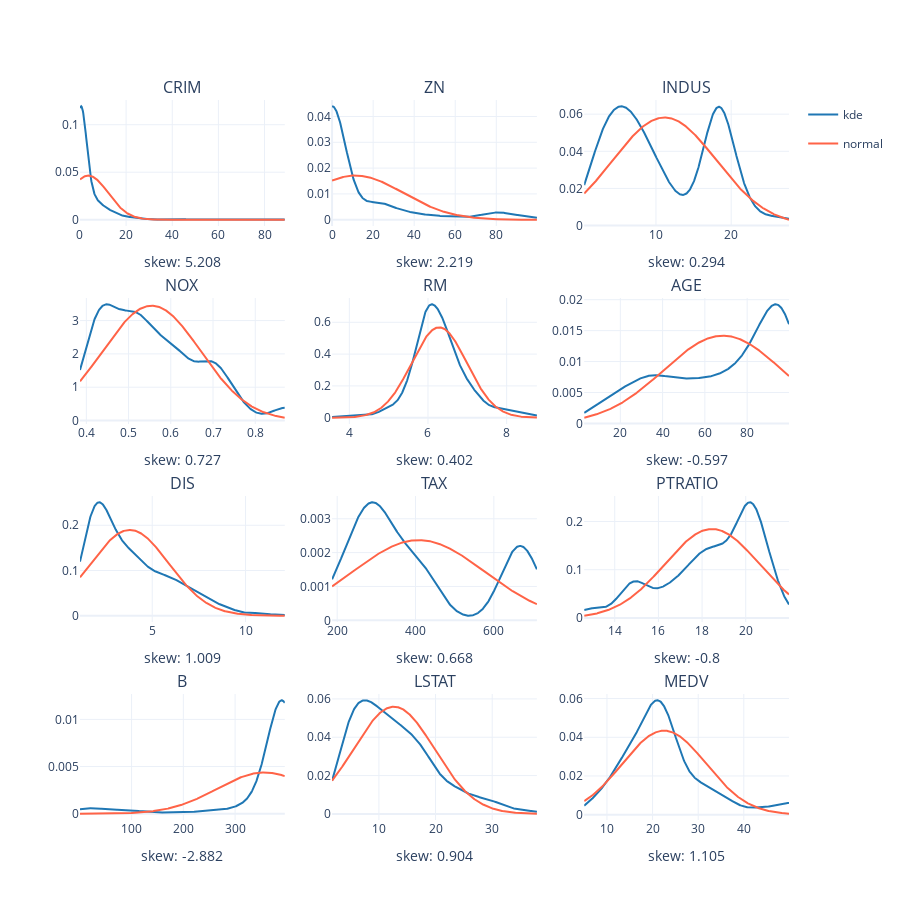

This figure's notebook cell:
### Markdown cell above
### Numerical Features Distributions

### Code cell
plots_kde(df, NUM_COLS, 3, v_space=0.1, height=900)

### Figure 1 — Plotly figure (JSON) as saved in the notebook; plotly's stock layout.template omitted (floating-point values rounded to 4 significant figures; data arrays with more than 128 entries replaced by an {"elided": "..."} marker saying what was removed)
{"data": [{"legendgroup": "kde", "marker": {"color": "rgb(31, 119, 180)"}, "mode": "lines", "name": "kde", "showlegend": true, "type": "scatter", "x": {"elided": "500 float values"}, "xaxis": "x", "y": {"elided": "500 float values"}, "yaxis": "y"}, {"legendgroup": "normal", "marker": {"color": "tomato"}, "mode": "lines", "name": "normal", "showlegend": true, "type": "scatter", "x": {"elided": "500 float values"}, "xaxis": "x", "y": {"elided": "500 float values"}, "yaxis": "y"}, {"legendgroup": "kde", "marker": {"color": "rgb(31, 119, 180)"}, "mode": "lines", "name": "kde", "showlegend": false, "type": "scatter", "x": {"elided": "500 float values"}, "xaxis": "x2", "y": {"elided": "500 float values"}, "yaxis": "y2"}, {"legendgroup": "normal", "marker": {"color": "tomato"}, "mode": "lines", "name": "normal", "showlegend": false, "type": "scatter", "x": {"elided": "500 float values"}, "xaxis": "x2", "y": {"elided": "500 float values"}, "yaxis": "y2"}, {"legendgroup": "kde", "marker": {"color": "rgb(31, 119, 180)"}, "mode": "lines", "name": "kde", "showlegend": false, "type": "scatter", "x": {"elided": "500 float values"}, "xaxis": "x3", "y": {"elided": "500 float values"}, "yaxis": "y3"}, {"legendgroup": "normal", "marker": {"color": "tomato"}, "mode": "lines", "name": "normal", "showlegend": false, "type": "scatter", "x": {"elided": "500 float values"}, "xaxis": "x3", "y": {"elided": "500 float values"}, "yaxis": "y3"}, {"legendgroup": "kde", "marker": {"color": "rgb(31, 119, 180)"}, "mode": "lines", "name": "kde", "showlegend": false, "type": "scatter", "x": {"elided": "500 float values"}, "xaxis": "x4", "y": {"elided": "500 float values"}, "yaxis": "y4"}, {"legendgroup": "normal", "marker": {"color": "tomato"}, "mode": "lines", "name": "normal", "showlegend": false, "type": "scatter", "x": {"elided": "500 float values"}, "xaxis": "x4", "y": {"elided": "500 float values"}, "yaxis": "y4"}, {"legendgroup": "kde", "marker": {"color": "rgb(31, 119, 180)"}, "mode": "lines", "name": "kde", "showlegend": false, "type": "scatter", "x": {"elided": "500 float values"}, "xaxis": "x5", "y": {"elided": "500 float values"}, "yaxis": "y5"}, {"legendgroup": "normal", "marker": {"color": "tomato"}, "mode": "lines", "name": "normal", "showlegend": false, "type": "scatter", "x": {"elided": "500 float values"}, "xaxis": "x5", "y": {"elided": "500 float values"}, "yaxis": "y5"}, {"legendgroup": "kde", "marker": {"color": "rgb(31, 119, 180)"}, "mode": "lines", "name": "kde", "showlegend": false, "type": "scatter", "x": {"elided": "500 float values"}, "xaxis": "x6", "y": {"elided": "500 float values"}, "yaxis": "y6"}, {"legendgroup": "normal", "marker": {"color": "tomato"}, "mode": "lines", "name": "normal", "showlegend": false, "type": "scatter", "x": {"elided": "500 float values"}, "xaxis": "x6", "y": {"elided": "500 float values"}, "yaxis": "y6"}, {"legendgroup": "kde", "marker": {"color": "rgb(31, 119, 180)"}, "mode": "lines", "name": "kde", "showlegend": false, "type": "scatter", "x": {"elided": "500 float values"}, "xaxis": "x7", "y": {"elided": "500 float values"}, "yaxis": "y7"}, {"legendgroup": "normal", "marker": {"color": "tomato"}, "mode": "lines", "name": "normal", "showlegend": false, "type": "scatter", "x": {"elided": "500 float values"}, "xaxis": "x7", "y": {"elided": "500 float values"}, "yaxis": "y7"}, {"legendgroup": "kde", "marker": {"color": "rgb(31, 119, 180)"}, "mode": "lines", "name": "kde", "showlegend": false, "type": "scatter", "x": {"elided": "500 float values"}, "xaxis": "x8", "y": {"elided": "500 float values"}, "yaxis": "y8"}, {"legendgroup": "normal", "marker": {"color": "tomato"}, "mode": "lines", "name": "normal", "showlegend": false, "type": "scatter", "x": {"elided": "500 float values"}, "xaxis": "x8", "y": {"elided": "500 float values"}, "yaxis": "y8"}, {"legendgroup": "kde", "marker": {"color": "rgb(31, 119, 180)"}, "mode": "lines", "name": "kde", "showlegend": false, "type": "scatter", "x": {"elided": "500 float values"}, "xaxis": "x9", "y": {"elided": "500 float values"}, "yaxis": "y9"}, {"legendgroup": "normal", "marker": {"color": "tomato"}, "mode": "lines", "name": "normal", "showlegend": false, "type": "scatter", "x": {"elided": "500 float values"}, "xaxis": "x9", "y": {"elided": "500 float values"}, "yaxis": "y9"}, {"legendgroup": "kde", "marker": {"color": "rgb(31, 119, 180)"}, "mode": "lines", "name": "kde", "showlegend": false, "type": "scatter", "x": {"elided": "500 float values"}, "xaxis": "x10", "y": {"elided": "500 float values"}, "yaxis": "y10"}, {"legendgroup": "normal", "marker": {"color": "tomato"}, "mode": "lines", "name": "normal", "showlegend": false, "type": "scatter", "x": {"elided": "500 float values"}, "xaxis": "x10", "y": {"elided": "500 float values"}, "yaxis": "y10"}, {"legendgroup": "kde", "marker": {"color": "rgb(31, 119, 180)"}, "mode": "lines", "name": "kde", "showlegend": false, "type": "scatter", "x": {"elided": "500 float values"}, "xaxis": "x11", "y": {"elided": "500 float values"}, "yaxis": "y11"}, {"legendgroup": "normal", "marker": {"color": "tomato"}, "mode": "lines", "name": "normal", "showlegend": false, "type": "scatter", "x": {"elided": "500 float values"}, "xaxis": "x11", "y": {"elided": "500 float values"}, "yaxis": "y11"}, {"legendgroup": "kde", "marker": {"color": "rgb(31, 119, 180)"}, "mode": "lines", "name": "kde", "showlegend": false, "type": "scatter", "x": {"elided": "500 float values"}, "xaxis": "x12", "y": {"elided": "500 float values"}, "yaxis": "y12"}, {"legendgroup": "normal", "marker": {"color": "tomato"}, "mode": "lines", "name": "normal", "showlegend": false, "type": "scatter", "x": {"elided": "500 float values"}, "xaxis": "x12", "y": {"elided": "500 float values"}, "yaxis": "y12"}], "layout": {"annotations": [{"font": {"size": 16}, "showarrow": false, "text": "CRIM", "x": 0.1444, "xanchor": "center", "xref": "paper", "y": 1, "yanchor": "bottom", "yref": "paper"}, {"font": {"size": 16}, "showarrow": false, "text": "ZN", "x": 0.5, "xanchor": "center", "xref": "paper", "y": 1, "yanchor": "bottom", "yref": "paper"}, {"font": {"size": 16}, "showarrow": false, "text": "INDUS", "x": 0.8556, "xanchor": "center", "xref": "paper", "y": 1, "yanchor": "bottom", "yref": "paper"}, {"font": {"size": 16}, "showarrow": false, "text": "NOX", "x": 0.1444, "xanchor": "center", "xref": "paper", "y": 0.725, "yanchor": "bottom", "yref": "paper"}, {"font": {"size": 16}, "showarrow": false, "text": "RM", "x": 0.5, "xanchor": "center", "xref": "paper", "y": 0.725, "yanchor": "bottom", "yref": "paper"}, {"font": {"size": 16}, "showarrow": false, "text": "AGE", "x": 0.8556, "xanchor": "center", "xref": "paper", "y": 0.725, "yanchor": "bottom", "yref": "paper"}, {"font": {"size": 16}, "showarrow": false, "text": "DIS", "x": 0.1444, "xanchor": "center", "xref": "paper", "y": 0.45, "yanchor": "bottom", "yref": "paper"}, {"font": {"size": 16}, "showarrow": false, "text": "TAX", "x": 0.5, "xanchor": "center", "xref": "paper", "y": 0.45, "yanchor": "bottom", "yref": "paper"}, {"font": {"size": 16}, "showarrow": false, "text": "PTRATIO", "x": 0.8556, "xanchor": "center", "xref": "paper", "y": 0.45, "yanchor": "bottom", "yref": "paper"}, {"font": {"size": 16}, "showarrow": false, "text": "B", "x": 0.1444, "xanchor": "center", "xref": "paper", "y": 0.175, "yanchor": "bottom", "yref": "paper"}, {"font": {"size": 16}, "showarrow": false, "text": "LSTAT", "x": 0.5, "xanchor": "center", "xref": "paper", "y": 0.175, "yanchor": "bottom", "yref": "paper"}, {"font": {"size": 16}, "showarrow": false, "text": "MEDV", "x": 0.8556, "xanchor": "center", "xref": "paper", "y": 0.175, "yanchor": "bottom", "yref": "paper"}], "height": 900, "showlegend": true, "xaxis": {"anchor": "y", "domain": [0, 0.2889], "title": {"text": "skew: 5.208"}}, "xaxis10": {"anchor": "y10", "domain": [0, 0.2889], "title": {"text": "skew: -2.882"}}, "xaxis11": {"anchor": "y11", "domain": [0.3556, 0.6444], "title": {"text": "skew: 0.904"}}, "xaxis12": {"anchor": "y12", "domain": [0.7111, 1], "title": {"text": "skew: 1.105"}}, "xaxis2": {"anchor": "y2", "domain": [0.3556, 0.6444], "title": {"text": "skew: 2.219"}}, "xaxis3": {"anchor": "y3", "domain": [0.7111, 1], "title": {"text": "skew: 0.294"}}, "xaxis4": {"anchor": "y4", "domain": [0, 0.2889], "title": {"text": "skew: 0.727"}}, "xaxis5": {"anchor": "y5", "domain": [0.3556, 0.6444], "title": {"text": "skew: 0.402"}}, "xaxis6": {"anchor": "y6", "domain": [0.7111, 1], "title": {"text": "skew: -0.597"}}, "xaxis7": {"anchor": "y7", "domain": [0, 0.2889], "title": {"text": "skew: 1.009"}}, "xaxis8": {"anchor": "y8", "domain": [0.3556, 0.6444], "title": {"text": "skew: 0.668"}}, "xaxis9": {"anchor": "y9", "domain": [0.7111, 1], "title": {"text": "skew: -0.8"}}, "yaxis": {"anchor": "x", "domain": [0.825, 1]}, "yaxis10": {"anchor": "x10", "domain": [0, 0.175]}, "yaxis11": {"anchor": "x11", "domain": [0, 0.175]}, "yaxis12": {"anchor": "x12", "domain": [0, 0.175]}, "yaxis2": {"anchor": "x2", "domain": [0.825, 1]}, "yaxis3": {"anchor": "x3", "domain": [0.825, 1]}, "yaxis4": {"anchor": "x4", "domain": [0.55, 0.725]}, "yaxis5": {"anchor": "x5", "domain": [0.55, 0.725]}, "yaxis6": {"anchor": "x6", "domain": [0.55, 0.725]}, "yaxis7": {"anchor": "x7", "domain": [0.275, 0.45]}, "yaxis8": {"anchor": "x8", "domain": [0.275, 0.45]}, "yaxis9": {"anchor": "x9", "domain": [0.275, 0.45]}}}
